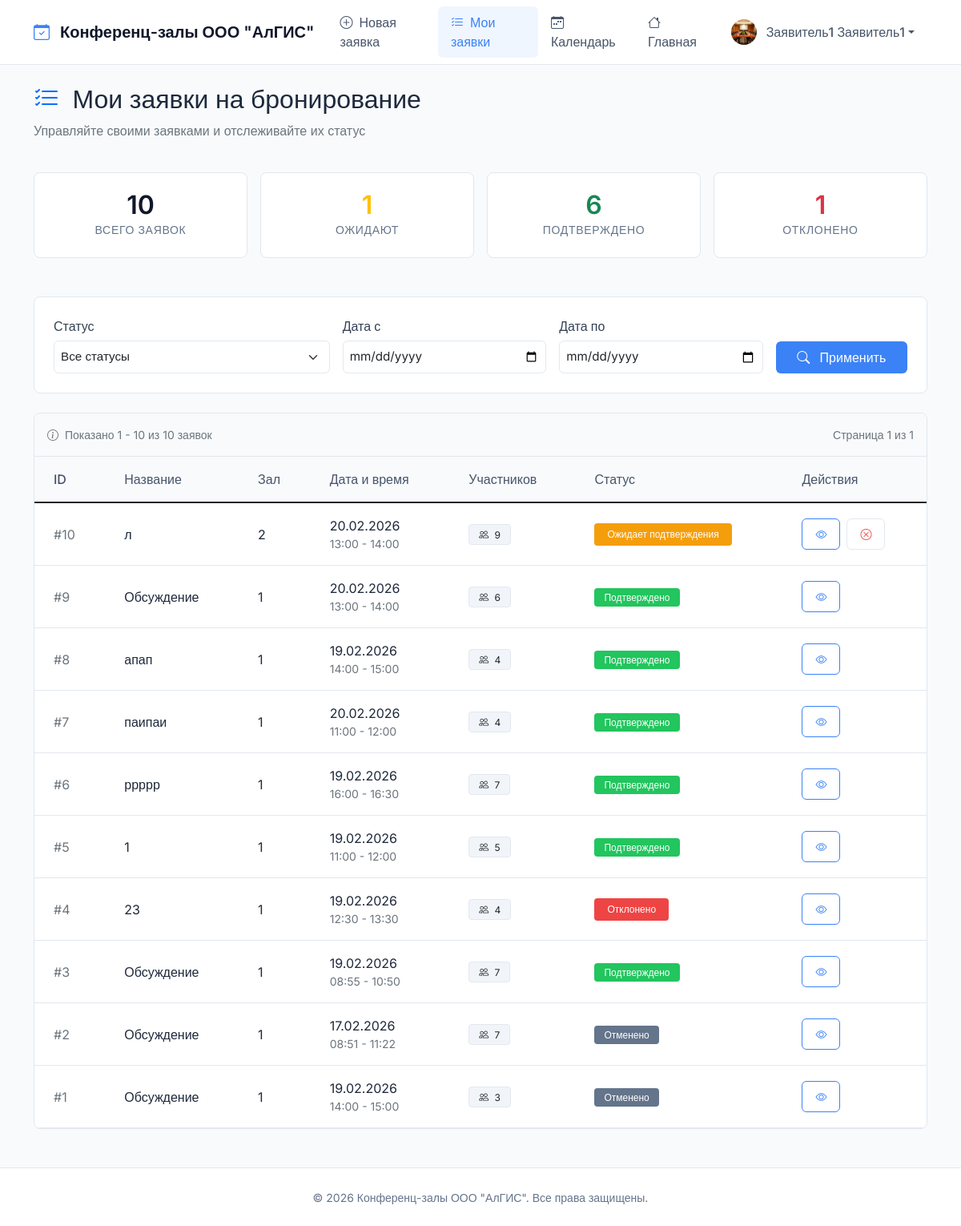
The page /my-bookings/ (signed in) on the database as committed earlier.
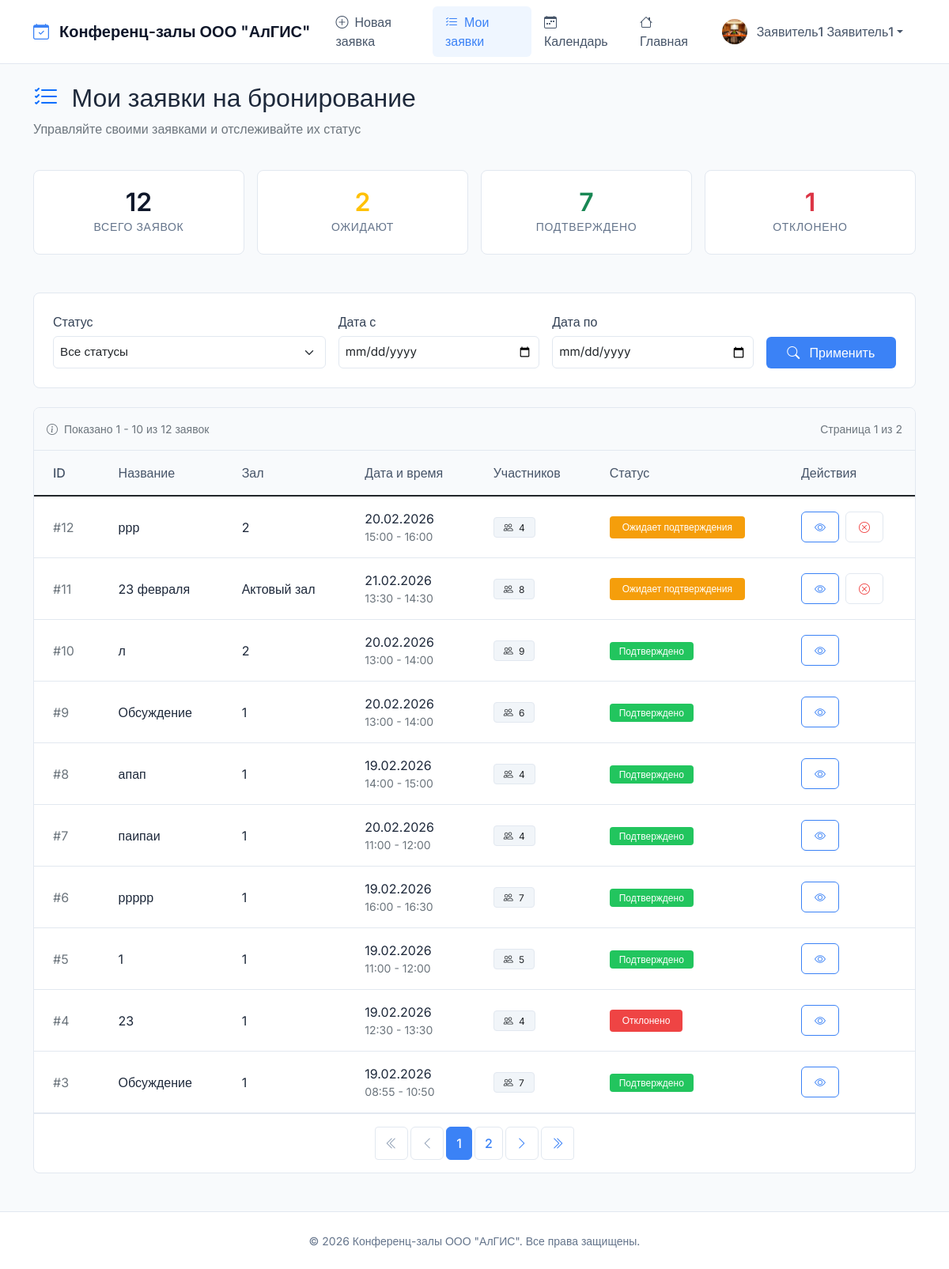
The same page on the database as committed later.
### bookings/models.py (models this page shows, shortened)
class Booking(models.Model):
    STATUS_CHOICES = (
        ('pending', 'Ожидает подтверждения'),
        ('approved', 'Подтверждено'),
        ('rejected', 'Отклонено'),
        ('cancelled', 'Отменено'),
    )
    room = models.ForeignKey(ConferenceRoom, on_delete=models.CASCADE, verbose_name="Зал", related_name='bookings')
    requester = models.ForeignKey(User, on_delete=models.CASCADE, related_name='bookings', verbose_name="Заявитель")
    title = models.CharField(max_length=200, verbose_name="Название мероприятия")
    description = models.TextField(verbose_name="Описание")
    start_time = models.DateTimeField(verbose_name="Начало")
    end_time = models.DateTimeField(verbose_name="Окончание")
    participants_count = models.PositiveIntegerField(verbose_name="Количество участников")
    status = models.CharField(max_length=20, choices=STATUS_CHOICES, default='pending', verbose_name="Статус")
    created_at = models.DateTimeField(auto_now_add=True, verbose_name="Создано")
    updated_at = models.DateTimeField(auto_now=True, verbose_name="Обновлено")
    moderated_by = models.ForeignKey(User, null=True, blank=True, on_delete=models.SET_NULL,
                                     related_name='moderated_bookings', verbose_name="Модератор")
    moderation_comment = models.TextField(blank=True, verbose_name="Комментарий модератора")
    class Meta:
        verbose_name = "Бронирование"
        verbose_name_plural = "Бронирования"
        ordering = ['-start_time']
        indexes = [
            models.Index(fields=['start_time', 'end_time']),
            models.Index(fields=['status']),
            models.Index(fields=['room', 'status']),
        ]

class ConferenceRoom(models.Model):
    name = models.CharField(max_length=100, verbose_name="Название")
    capacity = models.PositiveIntegerField(verbose_name="Вместимость")
    location = models.CharField(max_length=200, verbose_name="Местоположение")
    description = models.TextField(blank=True, verbose_name="Описание")
    has_projector = models.BooleanField(default=False, verbose_name="Проектор")
    has_video_conference = models.BooleanField(default=False, verbose_name="Видеоконференция")
    has_whiteboard = models.BooleanField(default=False, verbose_name="Доска")
    is_active = models.BooleanField(default=True, verbose_name="Активен")
    image = models.ImageField(upload_to='rooms/', blank=True, null=True, verbose_name="Изображение")
    created_at = models.DateTimeField(auto_now_add=True, verbose_name="Дата создания")
    updated_at = models.DateTimeField(auto_now=True, verbose_name="Дата обновления")
    class Meta:
        verbose_name = "Конференц-зал"
        verbose_name_plural = "Конференц-залы"
        ordering = ['name']

### bookings/views.py (the view)
# urls.py: path('my-bookings/', views.my_bookings, name='my_bookings'),
@requester_required
def my_bookings(request):
    status_filter = request.GET.get('status', 'all')
    date_from = request.GET.get('date_from')
    date_to = request.GET.get('date_to')
    bookings_list = Booking.objects.filter(requester=request.user)
    if status_filter != 'all':
        bookings_list = bookings_list.filter(status=status_filter)
    if date_from:
        try:
            date_from_obj = datetime.strptime(date_from, '%Y-%m-%d').date()
            bookings_list = bookings_list.filter(start_time__date__gte=date_from_obj)
        except ValueError:
            pass
    if date_to:
        try:
            date_to_obj = datetime.strptime(date_to, '%Y-%m-%d').date()
            bookings_list = bookings_list.filter(end_time__date__lte=date_to_obj)
        except ValueError:
            pass
    bookings_list = bookings_list.order_by('-created_at')
    stats = {
        'total': bookings_list.count(),
        'pending': bookings_list.filter(status='pending').count(),
        'approved': bookings_list.filter(status='approved').count(),
        'rejected': bookings_list.filter(status='rejected').count(),
        'cancelled': bookings_list.filter(status='cancelled').count(),
    }
    page = request.GET.get('page', 1)
    paginator = Paginator(bookings_list, 10)
    try:
        bookings = paginator.page(page)
    except PageNotAnInteger:
        bookings = paginator.page(1)
    except EmptyPage:
        bookings = paginator.page(paginator.num_pages)
    return render(request, 'bookings/booking_list.html', {
        'bookings': bookings,  # Это теперь объект Page с пагинацией
        'stats': stats,
        'status_filter': status_filter,
        'now': timezone.now(),
    })

### bookings/models.py (called while the page is built)
    def get_full_name(self):
        if self.first_name and self.last_name:
            return f"{self.first_name} {self.last_name}"
        return self.username

### bookings/templates/bookings/booking_list.html (shortened to what the changed rows need)
{% extends 'bookings/base.html' %}
{% load static %}
{% block content %}
<div class="row mb-4">
    <div class="col-12">
        <h2 class="fw-semibold">
            <i class="bi bi-list-check text-primary me-2"></i>
            Мои заявки на бронирование
        </h2>
    </div>
</div>
<div class="row g-3 mb-5">
    <div class="col-md-3">
        <div class="stat-card">
            <div class="stat-value">{{ stats.total }}</div>
            <div class="stat-label">Всего заявок</div>
        </div>
    </div>
    <div class="col-md-3">
        <div class="stat-card">
            <div class="stat-value text-warning">{{ stats.pending }}</div>
            <div class="stat-label">Ожидают</div>
        </div>
    </div>
    <div class="col-md-3">
        <div class="stat-card">
            <div class="stat-value text-success">{{ stats.approved }}</div>
            <div class="stat-label">Подтверждено</div>
        </div>
    </div>
</div>
<div class="row">
    <div class="col-12">
        <div class="border rounded-3 bg-white overflow-hidden">
            {% if bookings %}
                <div class="d-flex justify-content-between align-items-center p-3 border-bottom bg-light">
                    <div class="small text-secondary">
                        <i class="bi bi-info-circle me-1"></i>
                        Показано {{ bookings.start_index }} - {{ bookings.end_index }} из {{ bookings.paginator.count }} заявок
                    </div>
                    <div class="small text-secondary">
                        Страница {{ bookings.number }} из {{ bookings.paginator.num_pages }}
                    </div>
                </div>
                <div class="table-responsive">
                    <table class="table table-hover align-middle mb-0">
                        <thead class="bg-light">
                            <tr>
                                <th class="px-4 py-3 fw-medium">ID</th>
                                <th class="px-4 py-3 fw-medium">Название</th>
                                <th class="px-4 py-3 fw-medium">Зал</th>
                                <th class="px-4 py-3 fw-medium">Дата и время</th>
                                <th class="px-4 py-3 fw-medium">Участников</th>
                                <th class="px-4 py-3 fw-medium">Статус</th>
                                <th class="px-4 py-3 fw-medium">Действия</th>
                            </tr>
                        </thead>
                        <tbody>
                            {% for booking in bookings %}
                                <tr>
                                    <td class="px-4 py-3 text-secondary">#{{ booking.id }}</td>
                                    <td class="px-4 py-3 fw-medium">{{ booking.title|truncatechars:30 }}</td>
                                    <td class="px-4 py-3">{{ booking.room.name }}</td>
                                    <td class="px-4 py-3">
                                        <div>{{ booking.start_time|date:"d.m.Y" }}</div>
                                        <div class="small text-secondary">
                                            {{ booking.start_time|date:"H:i" }} - {{ booking.end_time|date:"H:i" }}
                                        </div>
                                    </td>
                                    <td class="px-4 py-3">
                                        <span class="badge bg-light text-dark">
                                            <i class="bi bi-people me-1"></i>
                                            {{ booking.participants_count }}
                                        </span>
                                    </td>
                                    <td class="px-4 py-3">
                                        <span class="badge
                                            {% if booking.status == 'approved' %}bg-success
                                            {% elif booking.status == 'pending' %}bg-warning
                                            {% elif booking.status == 'rejected' %}bg-danger
                                            {% else %}bg-secondary{% endif %}">
                                            {{ booking.get_status_display }}
                                        </span>
                                    </td>
                                    <td class="px-4 py-3">
                                        <div class="d-flex gap-2">
                                            <a href="{% url 'bookings:booking_detail' booking.id %}"
                                               class="btn btn-sm btn-outline-primary"
                                               title="Просмотр">
                                                <i class="bi bi-eye"></i>
                                            </a>
                                            {% if booking.status == 'pending' %}
                                                <a href="{% url 'bookings:cancel_booking' booking.id %}"
                                                   class="btn btn-sm btn-outline-danger"
                                                   title="Отменить"
                                                   onclick="return confirm('Вы уверены, что хотите отменить эту заявку?')">
                                                    <i class="bi bi-x-circle"></i>
                                                </a>
                                            {% endif %}
                                        </div>
                                    </td>
                                </tr>
                            {% endfor %}
                        </tbody>
                    </table>
                </div>
                {% if bookings.paginator.num_pages > 1 %}
                    <div class="p-3 border-top">
                        <nav aria-label="Page navigation">
                            <ul class="pagination justify-content-center mb-0">
                                {% if bookings.has_previous %}
                                    <li class="page-item">
                                        <a class="page-link" href="?page=1
                                            {% if status_filter != 'all' %}&status={{ status_filter }}{% endif %}
                                            {% if request.GET.date_from %}&date_from={{ request.GET.date_from }}{% endif %}
                                            {% if request.GET.date_to %}&date_to={{ request.GET.date_to }}{% endif %}"
                                           aria-label="First">
                                            <i class="bi bi-chevron-double-left"></i>
                                        </a>
                                    </li>
                                    <li class="page-item">
                                        <a class="page-link" href="?page={{ bookings.previous_page_number }}
                                            {% if status_filter != 'all' %}&status={{ status_filter }}{% endif %}
                                            {% if request.GET.date_from %}&date_from={{ request.GET.date_from }}{% endif %}
                                            {% if request.GET.date_to %}&date_to={{ request.GET.date_to }}{% endif %}"
                                           aria-label="Previous">
                                            <i class="bi bi-chevron-left"></i>
                                        </a>
                                    </li>
                                {% else %}
                                    <li class="page-item disabled">
                                        <span class="page-link"><i class="bi bi-chevron-double-left"></i></span>
                                    </li>
                                    <li class="page-item disabled">
                                        <span class="page-link"><i class="bi bi-chevron-left"></i></span>
                                    </li>
                                {% endif %}
                                {% for i in bookings.paginator.page_range %}
                                    {% if bookings.number == i %}
                                        <li class="page-item active"><span class="page-link">{{ i }}</span></li>
                                    {% elif i > bookings.number|add:'-3' and i < bookings.number|add:'3' %}
                                        <li class="page-item">
                                            <a class="page-link" href="?page={{ i }}
                                                {% if request.GET.date_to %}&date_to={{ request.GET.date_to }}{% endif %}">
                                                {{ i }}
                                            </a>
                                        </li>
                                    {% endif %}
                                {% endfor %}
                                {% if bookings.has_next %}
                                    <li class="page-item">
                                        <a class="page-link" href="?page={{ bookings.next_page_number }}
                                            {% if request.GET.date_to %}&date_to={{ request.GET.date_to }}{% endif %}"
                                           aria-label="Next">
                                            <i class="bi bi-chevron-right"></i>
                                        </a>
                                    </li>
                                    <li class="page-item">
                                        <a class="page-link" href="?page={{ bookings.paginator.num_pages }}
                                            {% if request.GET.date_to %}&date_to={{ request.GET.date_to }}{% endif %}"
                                           aria-label="Last">
                                            <i class="bi bi-chevron-double-right"></i>
                                        </a>
                                    </li>
                                {% endif %}
                            </ul>
                        </nav>
                    </div>
                {% endif %}
            {% endif %}
        </div>
    </div>
</div>
{% endblock %}

Rows that differ between the two databases and show on the page:
no longer on this page (row unchanged): Booking: id "2", title "Обсуждение", room.name "1", start_time "17.02.2026", start_time "08:51", end_time "11:22", participants_count "7", status "Отменено"
no longer on this page (row unchanged): Booking: id "1", title "Обсуждение", room.name "1", start_time "19.02.2026", start_time "14:00", end_time "15:00", participants_count "3", status "Отменено"
added Booking: id "12", title "ррр", room.name "2", start_time "20.02.2026", start_time "15:00", end_time "16:00", participants_count "4", status "Ожидает подтверждения"
added Booking: id "11", title "23 февраля", room.name "Актовый зал", start_time "21.02.2026", start_time "13:30", end_time "14:30", participants_count "8", status "Ожидает подтверждения"
changed Booking id 10: status "Ожидает подтверждения" → "Подтверждено"
Other text that changed with them:
{{ stats.total }}: "10" → "12"
{{ stats.pending }}: "1" → "2"
{{ stats.approved }}: "6" → "7"
{{ bookings.paginator.count }}: "10" → "12"
{{ bookings.paginator.num_pages }}: "1" → "2"
new list line: "1"
new list line: "2"
